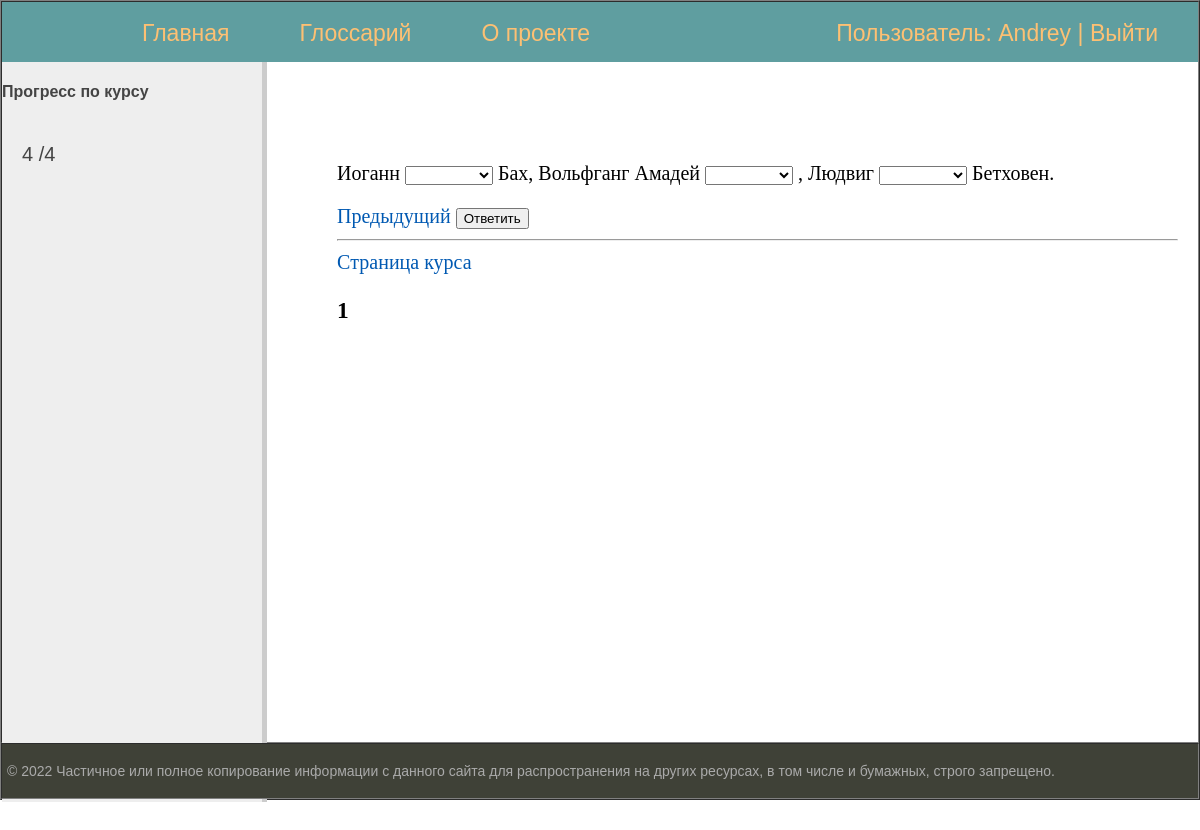
Screenshot of /course1/gaps4/ (signed in) with the database file from the repository.
### kalm_quizes/models.py (models this page shows, shortened)
class Quiz(models.Model):
    quiz_number = models.IntegerField(default=0)
    quiz_name = models.CharField(max_length=150)
    def single_choice_count(self):
        count = self.singlechoice_set.count()
        return count
    def put_in_gaps_count(self):
        count = self.putingaps_set.count()
        return count
    def put_in_order_count(self):
        count = self.putinorder_set.count()
        return count
    def get_count_all(self):
        count_all = self.single_choice_count() + self.put_in_order_count() + self.put_in_gaps_count()
        return count_all
    class Meta:
        verbose_name = 'Курс'
        verbose_name_plural = 'Курсы'

class UserCourseAnswers(models.Model):
    user = models.IntegerField()
    quiz = models.IntegerField()
    question = models.IntegerField(default=0)
    result = models.IntegerField(default=0)

### kalm_quizes/views.py (the view)
    def question_wrapper(request, quiz_id, question_id):
        user_pk = request.user.pk
        answer_status = None
        if request.user.is_authenticated:
            try:
                answer_status = UserCourseAnswers.objects.get(user=user_pk,
                                                              quiz=quiz_id,
                                                              question=question_id)
            except UserCourseAnswers.DoesNotExist:
                answer_status = UserCourseAnswers.objects.create(user=user_pk,
                                                                 quiz=quiz_id,
                                                                 question=question_id)
        return question_page(request, quiz_id, question_id, answer_status)

### kalm_quizes/views.py (called while the page is built, shortened)
def get_quiz_stat(request):
    if request.user.is_authenticated:
        quizes_stat = []
        user_profile_records = request.user.usercourseprofile_set.all()
        for rec in user_profile_records:
            right_answers_count = len(UserCourseAnswers.objects.filter(user=rec.user_id,
                                                                       quiz=rec.quiz_id,
                                                                       result=1))
            quiz = Quiz.objects.get(pk=rec.quiz_id)
            quizes_stat.append((quiz, right_answers_count))
    else:
        quizes_stat = None
    return quizes_stat

def answer_decorator(question_page):
    def question_wrapper(request, quiz_id, question_id):
        user_pk = request.user.pk
        answer_status = None
        if request.user.is_authenticated:
            try:
                answer_status = UserCourseAnswers.objects.get(user=user_pk,
                                                              quiz=quiz_id,
                                                              question=question_id)
            except UserCourseAnswers.DoesNotExist:
                answer_status = UserCourseAnswers.objects.create(user=user_pk,
                                                                 quiz=quiz_id,
                                                                 question=question_id)
        return question_page(request, quiz_id, question_id, answer_status)
    return question_wrapper

@answer_decorator
def put_in_gaps_page(request, quiz_id, question_id, answer_status):
    quiz = get_object_or_404(Quiz, pk=quiz_id)
    question = quiz.putingaps_set.get(question_number=question_id)
    choices_list = question.choices_list.split()
    shuffle(choices_list)
    context = {
        'menu': menu,
        'quiz': quiz,
        'question': question,
        'choices_list': choices_list,
        'text_split': question.question_text.split(),
        'request': request,
        'single_choice_count': quiz.single_choice_count,
        'put_in_order_count': quiz.put_in_order_count,
        'put_in_gaps_count': quiz.put_in_gaps_count,
        'sum': quiz.get_count_all,
        'answer_status': answer_status,
        'quizes_stat': get_quiz_stat(request)
    }
    return render(request, 'kalm_quizes/put_in_gaps_template.html', context)

### templates/kalm_quizes/put_in_gaps_template.html (shortened to what this page needs)
{% extends 'kalm_quizes/base_template_1.html' %}
{% load quizes_extras %}
{% block content %}
<p>
{% for el in text_split %}
    {% if el == '___' %}
        {% if words_dict %}
            {% get_dict_val words_dict forloop.counter as selected_word %}
        {% endif %}
        <select name="{{forloop.counter}}" form="this">
            <option value="none"></option>
            {% for word in choices_list %}
                {% if word == selected_word %}
                    <option value="{{word}}" selected>{{word}}</option>
                {% else %}
                    <option value="{{word}}">{{word}}</option>
                {% endif %}
            {% endfor %}
        </select>
    {% else %}
        {{el}}
    {% endif %}
{% endfor %}
</p>
{% if question.question_number|add:'-1' > single_choice_count|add:put_in_order_count %}
    <a href="{% url 'kalm_quizes:put_in_gaps_page' quiz.id question.question_number|add:'-1' %}">Предыдущий</a>
{% else %}
    <a href="{% url 'kalm_quizes:put_in_order_page' quiz.id question.question_number|add:'-1' %}">Предыдущий</a>
{% endif %}
<input type="submit" value="Ответить" form="this">
<hr>
<a href="{% url 'kalm_quizes:quiz_page' quiz.id %}">Cтраница курса</a>
<h3>{{answer_status.result}}</h3>
{% endblock %}

### templates/kalm_quizes/base_template_1.html (shortened to what this page needs)
{% load static %}
<!DOCTYPE html>
<html>
<head>
	<link type="text/css" href="{% static 'kalm_quizes/css/styles.css' %}" rel="stylesheet" />
</head>
<body>
<table class="table-page" border="1" cellpadding="0" cellspacing="0">
<tr><td valign=top>
{% block mainmenu %}
		<div class="header">
			<ul id="mainmenu" class="mainmenu">
				<li class="logo"><a href=''><div class="logo"></div></a></li>
				<li><a href="{% url 'kalm_quizes:index' %}">Главная</a></li>
				<li><a href="{% url 'kalm_quizes:glossary' %}">Глоссарий</a></li>
				<li><a href="{% url 'kalm_quizes:about' %}">О проекте</a></li>
				{% if request.user.is_authenticated %}
					<li class="last"> <a href="{% url 'kalm_quizes:profile' %}">Пользователь: {{user.username}}</a> | <a href="{% url 'logout' %}">Выйти</a></li>
				{% else %}
					<li class="last"><a href="{% url 'kalm_quizes:register' %}">Регистрация</a> | <a href="{% url 'login' %}">Войти</a></li>
				{% endif %}
			</ul>
		</div>
{% endblock mainmenu %}
<table class="table-content" border=0 cellpadding="0" cellspacing="0">
<tr>
	<td valign="top" class="left-chapters">
		{% if quiz and request.user.is_authenticated %}
			<h4>Прогресс по курсу</h4>
				<ul id="leftchapters">{% for course, stat in quizes_stat %}
					{% if course.quiz_number == quiz.quiz_number %}
						{{stat}} /{{course.get_count_all}}
					{% endif %}
    			{% endfor %}</ul>
		{% endif %}
	</td>
<td valign="top" class="content">
	<div class="content-text">
{% block content %}
{% endblock %}
	</div>
</td></tr></table>
</td></tr>
<tr><td valign=top>
	<div id="footer">
		<p>&copy; 2022 Частичное или полное копирование информации с данного сайта для распространения на других ресурсах, в том числе и бумажных, строго запрещено.</p>
	</div>
</td></tr></table>
</body>
</html>

### kalm_quizes/static/kalm_quizes/css/styles.css (style rules this page uses)
html, body { font-family: 'Arial'; margin: 0 auto; padding: 0; height: 100%; width: 100%; color: #444; }
a { color: #0059b2; text-decoration: none; }
.table-page { width: 100%; height: 100%; vertical-align: top; }
.table-page tr { height: 100%; }
.header { background: #5F9EA0; height: 60px; }
.logo { background: url('../images/logo.png') no-repeat 10px 5px; width: 70px; height: 60px; }
ul.mainmenu { list-style: none ; margin: 0; padding: 20; height: 60px; color: #fdc073; font-size: 23px; overflow: hidden; }
ul.mainmenu li { float: left; margin: 18px 40px 0 30px; }
ul.mainmenu li.logo { margin: 0; }
ul.mainmenu li.last { float: right; }
ul.mainmenu li a { color: #fdc073; text-decoration: none; }
.table-content { width: 100%; min-height: 100%; height: 100%; }
.left-chapters { margin: 0; background: #eee; border-right: 5px solid #ccc; min-height: 100%; }
.left-chapters ul { width: 230px; min-height: 100%; margin: 0; padding: 20px 10px 10px 20px; list-style: none; font-size: 20px; }
.content { padding: 40px 20px 20px 40px; width: 100%; box-sizing: border-box; }
.content-text { margin: 60px 0 0 30px; color: #000; font-size: 20px; font-family: Yandex Sans Display Light; }
#footer { box-sizing: border-box; background: #3F4137; padding: 5px; color: #aaa; font-size: 14px; font-family: Verdana, Geneva, Arial, Helvetica; text-align: left; overflow: hidden; }

### rows the page displays
Quiz: stat "4", get_count_all "4"
UserCourseAnswers: result "1"

### other values shown
{{ user.username }} "Andrey"
{{ el }} "Иоганн" "Бах," "Вольфганг" "Амадей" "," "Людвиг" "Бетховен."
